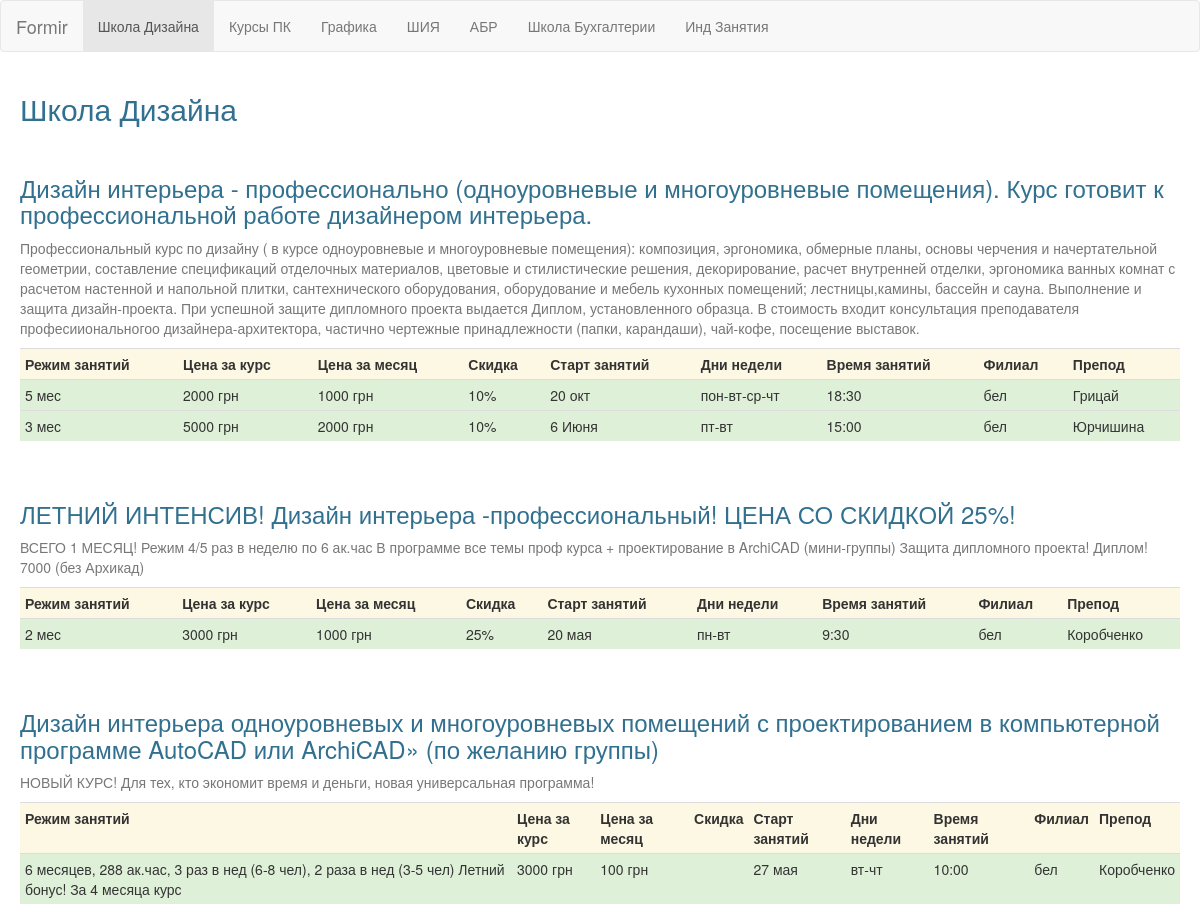
The page /designshool/ on the database as committed earlier.
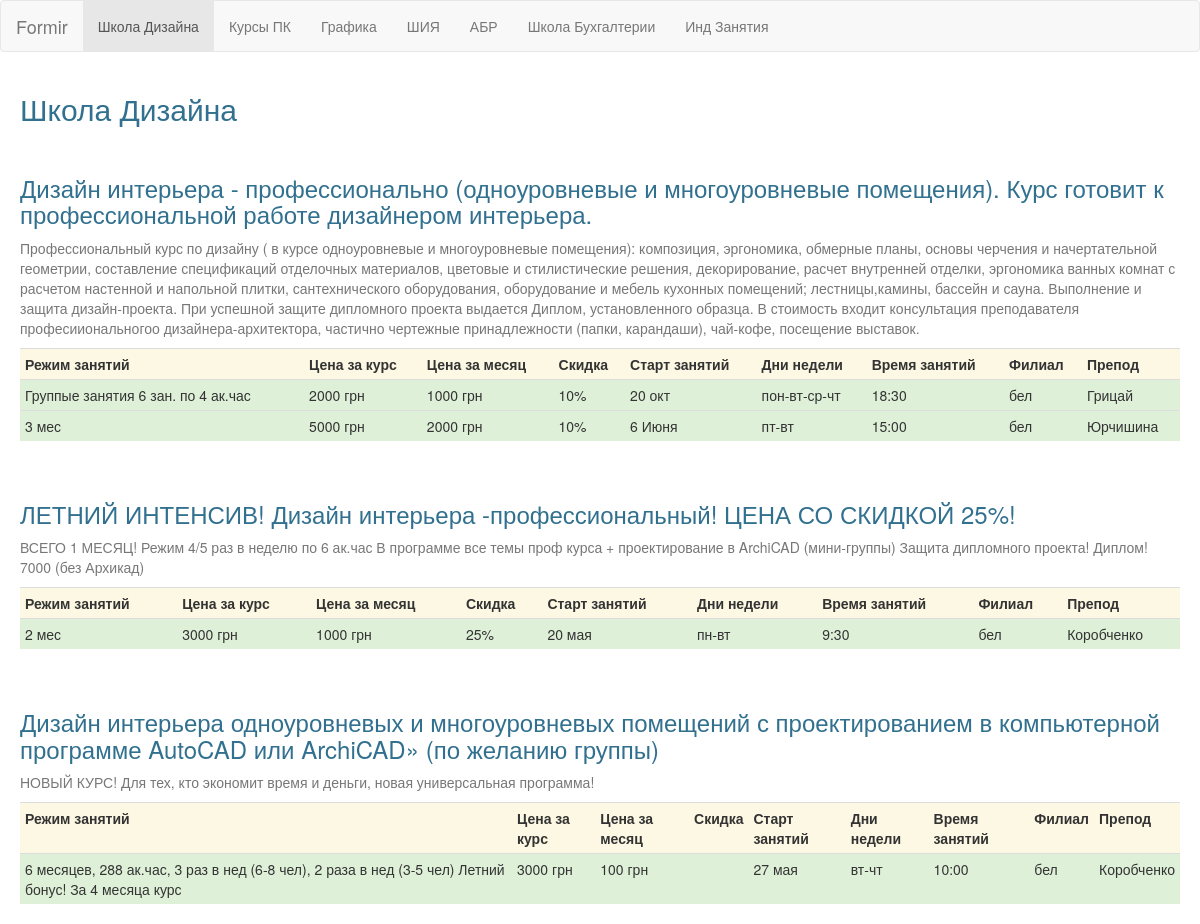
The same page on the database as committed later.
### designshool/models.py (models this page shows, shortened)
class DesignShoolDet(models.Model):
	duration_cours = models.CharField(verbose_name='продолжительность курса', max_length=100, null=True, blank=True)
	price = models.IntegerField(verbose_name='цена за курс', null=True, blank=True)
	price_month = models.IntegerField(verbose_name='цена за месяц', null=True, blank=True)
	sale = models.CharField(verbose_name='скидка', max_length=20, null=True, blank=True)
	begin_course = models.CharField(verbose_name='начало занятий', max_length=255, null=True, blank=True)
	day_lesson = models.CharField(verbose_name='дни недели', max_length=20, null=True, blank=True)
	time_lesson = models.CharField(verbose_name='время начала занятий', max_length=5, null=True, blank=True,
		choices=(('9:30','9:30'),('10:00','10:00'),('12:00','12:00'),('12:30','12:30'),('13:00','13:00'),
			('15:00','15:00'),('15:30','15:30'),('16:00','16:00'),('18:00','18:00'),('18:30','18:30')))
	place_course = models.CharField(verbose_name='филиал', max_length=255, null=True, blank=True)
	coach = models.ForeignKey(Coach, verbose_name='препод', null=True, blank=True)

### coaches/models.py (models this page shows)
class Coach(models.Model):
	name = models.CharField(max_length=20)
	surname = models.CharField(max_length=20)
	phone = models.CharField(max_length=20, null=True, blank=True)
	description = models.TextField(null=True, blank=True)
	def __str__(self):
		return self.surname

### designshool/views.py (the view)
def det(request):
	zagl = DesignShoolMain.objects.all()
	return render(request, 'designshool/detail.html', {'det':det, 'zagl':zagl})

### templates/designshool/detail.html (shortened to what this page needs)
{% extends "base.html" %}
{% block naw_class_shk_d %}active{% endblock %}
{% block zagl %}Школа Дизайна{% endblock zagl %}

### templates/base.html (shortened to what this page needs)
<!DOCTYPE html>
{% load staticfiles %}
<html lang="en">
  <head>
    <link href="{% static '/static/css/style.css' %}" rel="stylesheet">
  </head>
  <body>
<nav class="navbar navbar-default" role="navigation">
  <div class="container-fluid">
    <div class="navbar-header">
      <a class="navbar-brand" href="#">Formir</a>
    </div>
    <div class="collapse navbar-collapse" id="bs-example-navbar-collapse-1">
      <ul class="nav navbar-nav">
        <li class="{% block naw_class_shk_d %}{% endblock %}"><a href="{% url 'designshool' %}">Школа Дизайна</a></li>
        <li class="{% block naw_class_PK %}{% endblock %}"><a href="{% url 'pcshool' %}">Курсы ПК</a></li>
        <li class="{% block naw_class_Graph %}{% endblock %}"><a href="{% url 'graphshool' %}">Графика</a></li>
        <li class="{% block naw_class_Shiya %}{% endblock %}"><a href="{% url 'designshool' %}">ШИЯ</a></li>
        <li class="{% block naw_class_ABR %}{% endblock %}"><a href="{% url 'abrshool' %}">АБР</a></li>
        <li class="{% block naw_class_Buh %}{% endblock %}"><a href="{% url 'buhshool' %}">Школа Бухгалтерии</a></li>
        <li class="{% block naw_class_Ind_z %}{% endblock %}"><a href="{% url 'designshool' %}">Инд Занятия</a></li>
      </ul>
    </div>
  </div>
</nav>
<div class="container">
<h2 class="text-info"> {% block zagl %}{% endblock zagl %} </h2>
{% for s in zagl %}
<table class ="table table-condensed"><br>
	<h3 class="text-info">{{s.name_course}}</h3>
	<p class="text-muted">{{s.description}}</p>
	<th class="bg-warning">Режим занятий</th>
	<th class="bg-warning">Цена за курс</th>
	<th class="bg-warning">Цена за месяц</th>
	<th class="bg-warning">Скидка</th>
	<th class="bg-warning">Старт занятий</th>
	<th class="bg-warning">Дни недели</th>
	<th class="bg-warning">Время занятий</th>
	<th class="bg-warning">Филиал</th>
	<th class="bg-warning">Препод</th>
	{% for a in s.titles.all %}
	<tr class="bg-success">
		<td>{{a.duration_cours}}</td>
		<td>{{a.price}} грн</td>
		<td>{{a.price_month}} грн</td>
		<td>{{a.sale}}</td>
		<td>{{a.begin_course}}</td>
		<td>{{a.day_lesson}}</td>
		<td>{{a.time_lesson}}</td>
		<td>{{a.place_course}}</td>
		<td>{{a.coach}}</td>
	</tr>
    {% endfor %}
</table>
{% endfor %}
	</div>
  </body>
</html>

Rows that differ between the two databases and show on the page:
changed DesignShoolDet "20 окт": duration_cours "5 мес" → "Группые занятия 6 зан. по 4 ак.час"
